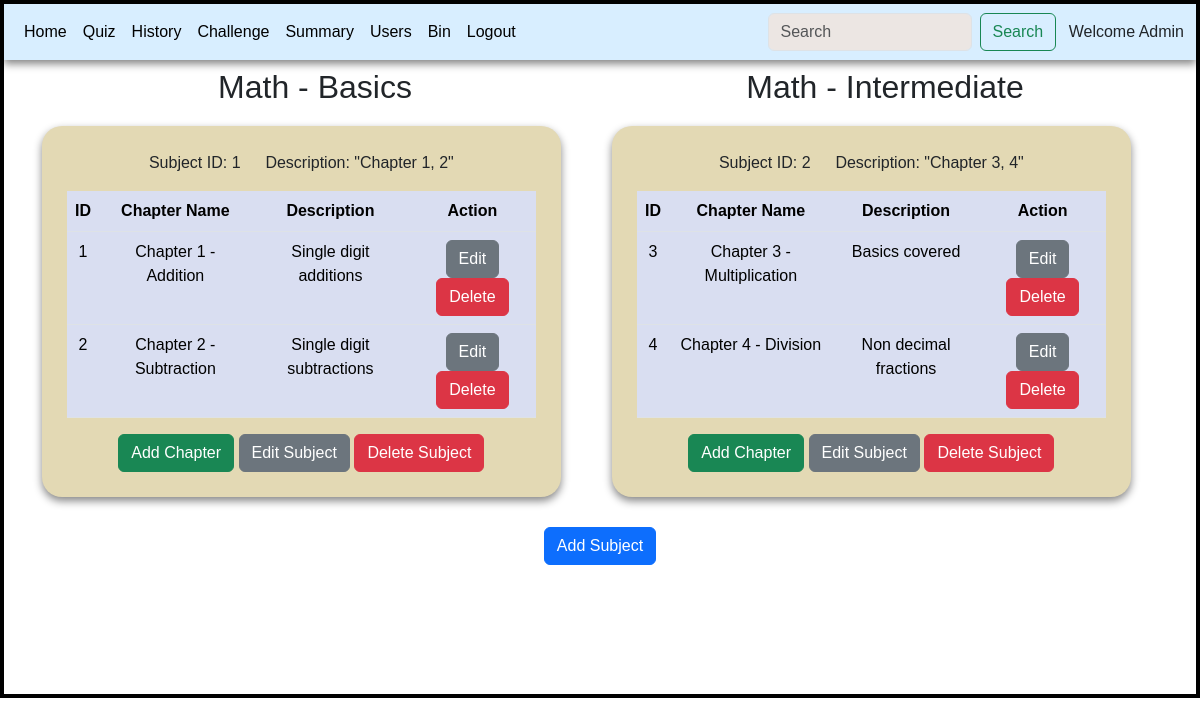
/admin, run on an earlier commit of the app's database.
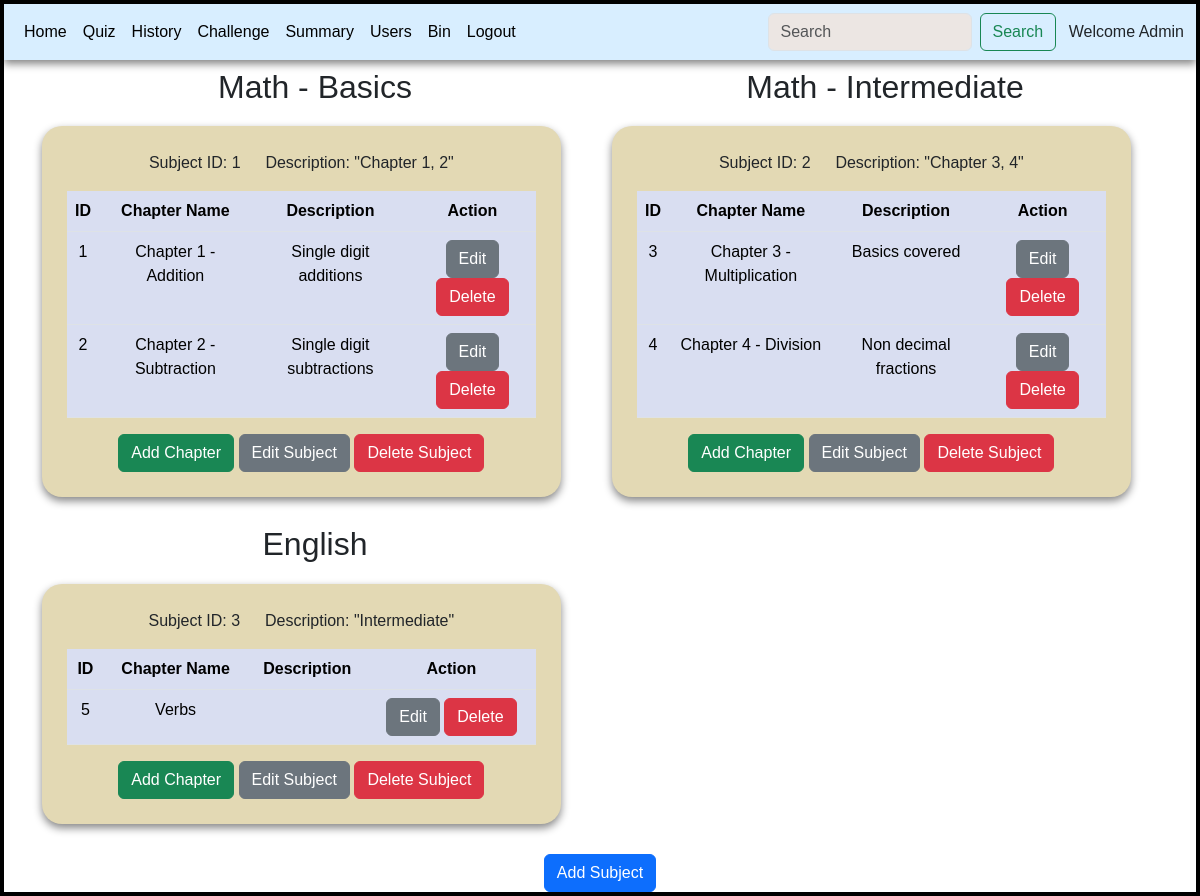
And on a later commit of the database.
### controllers/models.py (models this page shows)
class Subject(db.Model):
    id = db.Column(db.Integer(), primary_key=True)
    name = db.Column(db.String(), nullable=False, unique=True)
    description = db.Column(db.String(), nullable=True)
    chapters = db.relationship('Chapter', backref='subject')

class Chapter(db.Model):
    id = db.Column(db.Integer, primary_key=True)
    subject_id = db.Column(db.Integer, db.ForeignKey('subject.id'), nullable=False)
    name = db.Column(db.String(), nullable=False)
    description = db.Column(db.String(), nullable=True)
    quizzes = db.relationship('Quiz', backref='chapter')

### controllers/main.py (the view, shortened to what this page needs)
@app.route('/admin',methods=['GET','POST'])
def admin_dashboard():
    subjects = Subject.query.all()
    if 'emsg' in request.args:
        emsg = request.args.get('emsg')
        return render_template('admin_dashboard.html',subjects=subjects,emsg=emsg)
    if subjects:
        return render_template('admin_dashboard.html',subjects=subjects)
    else:
        return render_template('admin_dashboard.html',subjects=[])

### templates/admin_dashboard.html (shortened to what the changed rows need)
<!DOCTYPE html>
<html lang="en">
<head>
    <link rel="stylesheet" href="/static/style.css">
    <link href="https://cdn.jsdelivr.net/npm/bootstrap@5.3.3/dist/css/bootstrap.min.css" rel="stylesheet">
</head>
<body>
    <div id="main">
        <div id="canvas">
              <div class="container">
                {% if subjects %}
                <div class="row">
                  {% for subject in subjects %}
                  <div class="col-md-6">
                      <h2 class="text-center mt-2">{{ subject.name}}</h2>
                    <div class="table-div">
                      <p class="text-center">Subject ID: {{ subject.id }} &ensp;&ensp; Description: "{{subject.description}}"</p>
                      <table class="table table-hover">
                        <thead>
                          <tr>
                            <th scope="col">ID</th>
                            <th scope="col">Chapter Name</th>
                            <th scope="col">Description</th>
                            <th scope="col">Action</th>
                          </tr>
                        </thead>
                        <tbody>
                          {% for chapter in subject.chapters %}
                            <tr>
                              <td>{{ chapter.id }}</td>
                              <td>{{ chapter.name }}</td>
                              <td>{{ chapter.description }}</td>
                              <td>
                                <a href='/editchapter/{{chapter.id}}' class="btn btn-secondary">Edit</a>
                                <a href='/deletechapter/{{chapter.id}}' class="btn btn-danger">Delete</a>
                              </td>
                            </tr>
                          {% endfor %}
                        </tbody>
                      </table>
                      <div class="text-center">
                        <a href= '/addchapter/{{subject.id}}' class="btn btn-success">Add Chapter</a>
                        <a href="/editsubject/{{ subject.id }}" class="btn btn-secondary">Edit Subject</a>
                        <a href="/deletesubject/{{ subject.id }}" class="btn btn-danger">Delete Subject</a>
                      </div>
                    </div>
                  </div>
                  {% endfor %}
                </div>
                {% endif %}
              </div>
        </div>
    </div>
</body>
</html>

What changed in the data, as far as the page shows it:
added Subject: name "English", id "3", description "Intermediate"
added Chapter: id "5", name "Verbs", shown under "English"
